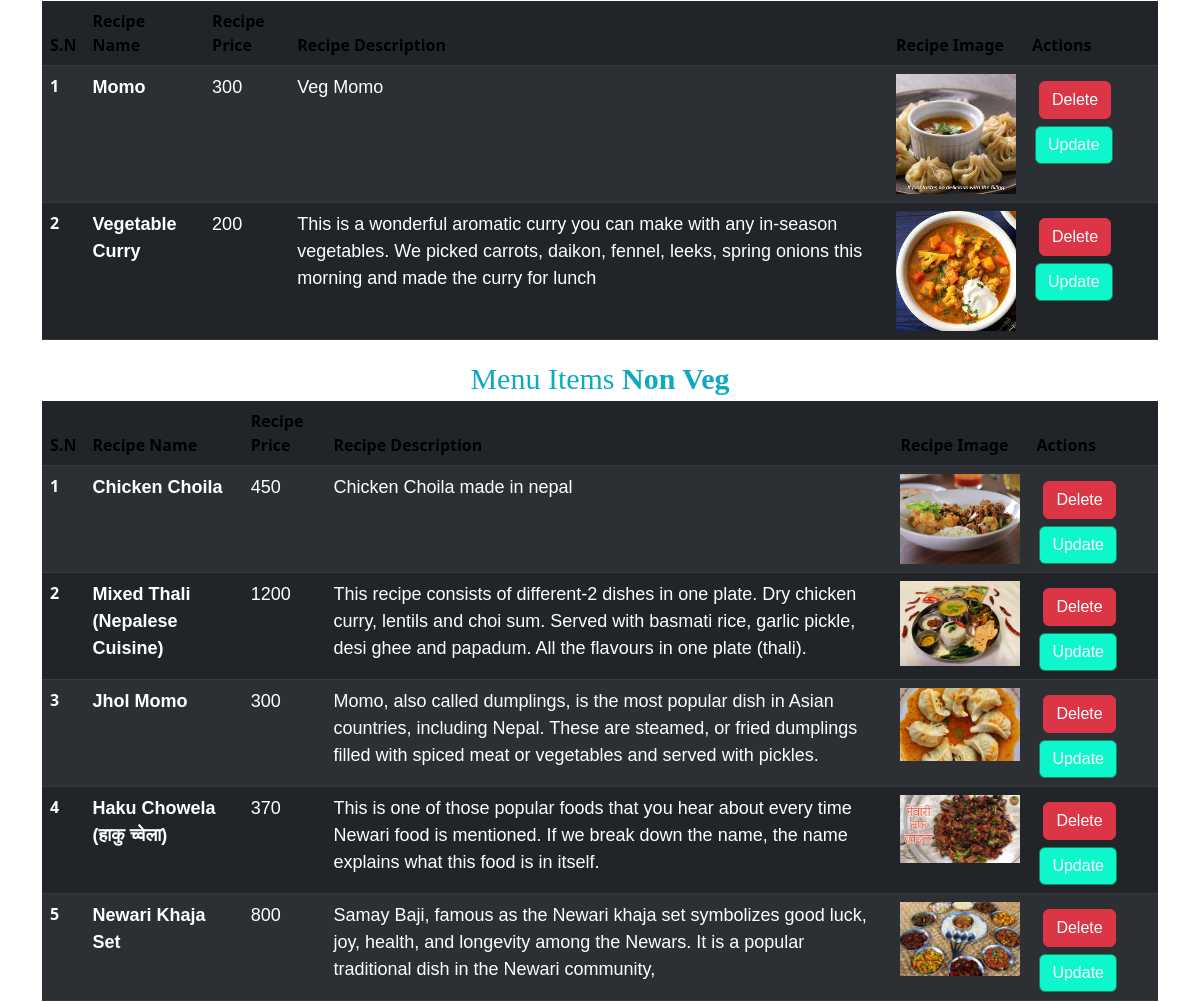
The page /recipe/ (middle part) on the database as committed earlier.
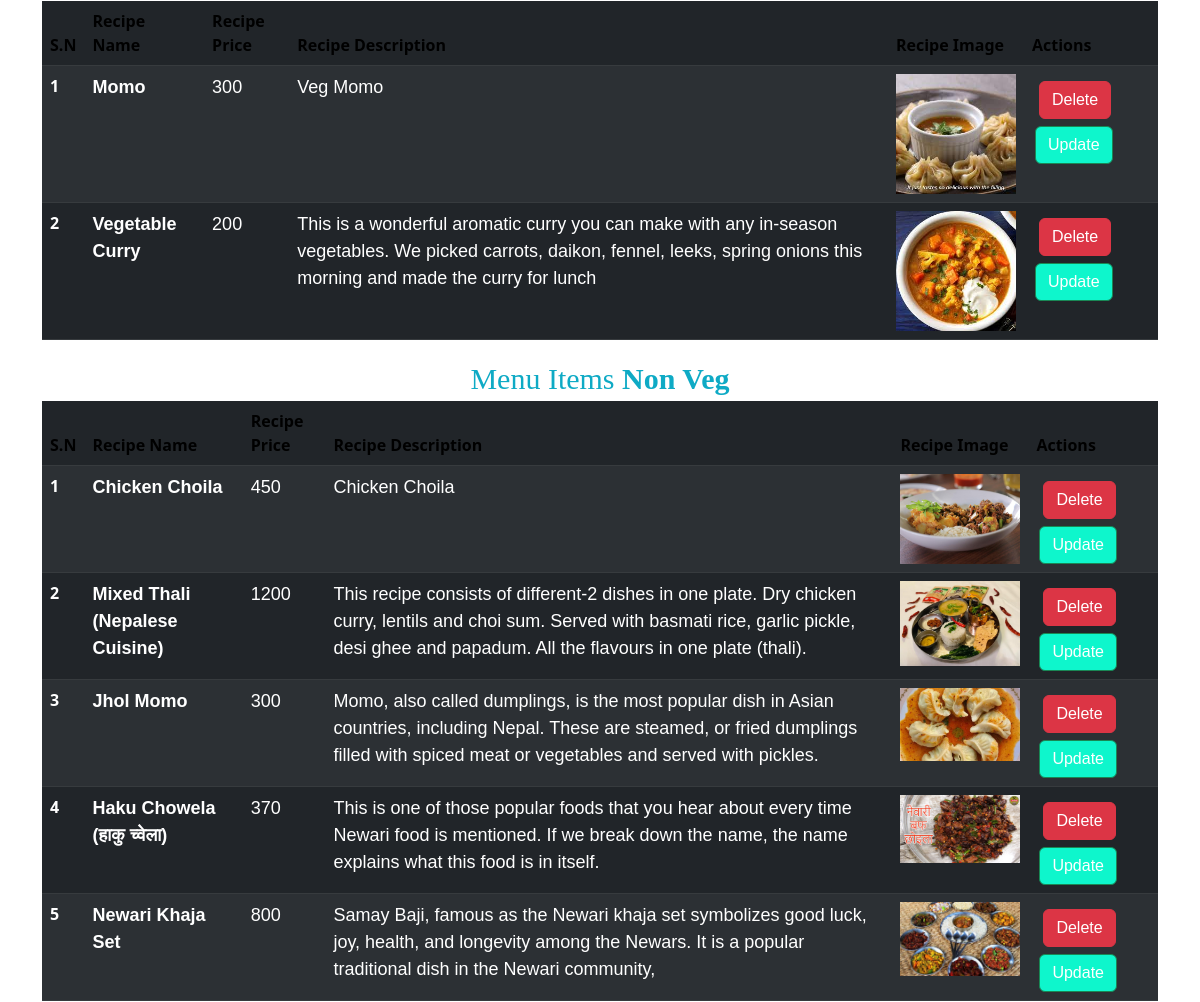
The same page on the database as committed later.
### Food/models.py (models this page shows, shortened)
class Recipe(models.Model):
  recipe_name = models.CharField(max_length=200)
  recipe_description = models.TextField(max_length=100)
  recipe_category = models.TextField(max_length=100, default='Uncategorized')
  recipe_price = models.IntegerField(default=0)
  recipe_image = models.ImageField(upload_to='images')
  recipe_view_count = models.IntegerField(default=1)

### Food/views.py (the view, shortened to what this page needs)
# urls.py: path('',recipe , name="recipe" ),
def recipe(request):
    querySet = Recipe.objects.all()
    vegSet = Recipe.objects.filter(recipe_category = "veg")
    nonVegSet = Recipe.objects.filter(recipe_category = "nonveg")
    beverageSet = Recipe.objects.filter(recipe_category = "beverage")
    context = {'data': querySet, 'veg':vegSet, 'nonVeg':nonVegSet, 'beverage':beverageSet}
    return render(request, 'recipe.html', context)

### Food/templates/recipe.html (shortened to what this page needs)
<!doctype html>
<html lang="en">
  <head>
    <link rel="stylesheet" href="/static/styleRecipe.css">
    <link href="https://cdn.jsdelivr.net/npm/bootstrap@5.3.0/dist/css/bootstrap.min.css" rel="stylesheet">
    <link rel="stylesheet" href="https://cdnjs.cloudflare.com/ajax/libs/font-awesome/5.15.3/css/all.min.css"
 />
  </head>
<body>
<div class="container mt-5">
{% if veg %}
<table class="table table-hover table-dark table-striped">
    <thead>
      <tr>
        <th scope="col"><div class="head">S.N</div></th>
        <th scope="col"><div class="head">Recipe Name</div></th>
        <th scope="col"><div class="head">Recipe Price</div></th>
        <th scope="col"><div class="head">Recipe Description</div></th>
        <th scope="col"><div class="head">Recipe Image</div></th>
        <th scope="col"><div class="head">Actions</div></th>
      </tr>
    </thead>
    <tbody>
      {% for datas in veg %}
      <tr>
        <th scope="row">{{forloop.counter}}</th>
        <td><b>{{datas.recipe_name}}</b></td>
        <td>{{datas.recipe_price}}</td>
        <td>{{datas.recipe_description}}</td>
        <td> <img src="/media/{{datas.recipe_image}}" style="height: 130 px; width: 120px;"></td>
        <td><a href="/recipe/delete/{{datas.id}}/" class="btn btn-danger" style="margin: 7px;">Delete</a>
          <a href="/recipe/update/{{datas.id}}/" class="btn btn-success" style="margin-left: 3px; background-color: #0EF6CC;">Update</a></td>
      </tr>
      {% endfor %}
    </tbody>
  </table>
{% endif %}
{% if nonVeg %}
  <div class="category">Menu Items <strong>Non Veg</strong> </div>
  <table class="table table-hover table-dark table-striped">
    <thead>
      <tr>
        <th scope="col"><div class="head">S.N</div></th>
        <th scope="col"><div class="head">Recipe Name</div></th>
        <th scope="col"><div class="head">Recipe Price</div></th>
        <th scope="col"><div class="head">Recipe Description</div></th>
        <th scope="col"><div class="head">Recipe Image</div></th>
        <th scope="col"><div class="head">Actions</div></th>
      </tr>
    </thead>
    <tbody>
      {% for datas in nonVeg %}
      <tr>
        <th scope="row">{{forloop.counter}}</th>
        <td><b>{{datas.recipe_name}}</b></td>
        <td>{{datas.recipe_price}}</td>
        <td>{{datas.recipe_description}}</td>
        <td> <img src="/media/{{datas.recipe_image}}" style="height: 130 px; width: 120px;"></td>
        <td><a href="/recipe/delete/{{datas.id}}/" class="btn btn-danger" style="margin: 7px;">Delete</a>
          <a href="/recipe/update/{{datas.id}}/" class="btn btn-success" style="margin-left: 3px; background-color: #0EF6CC;">Update</a></td>
      </tr>
      {% endfor %}
    </tbody>
  </table>
{% endif %}
</div>
  </body>
</html>

Rows that differ between the two databases and show on the page:
changed Recipe "Chicken Choila": recipe_description "Chicken Choila made in nepal" → "Chicken Choila"
